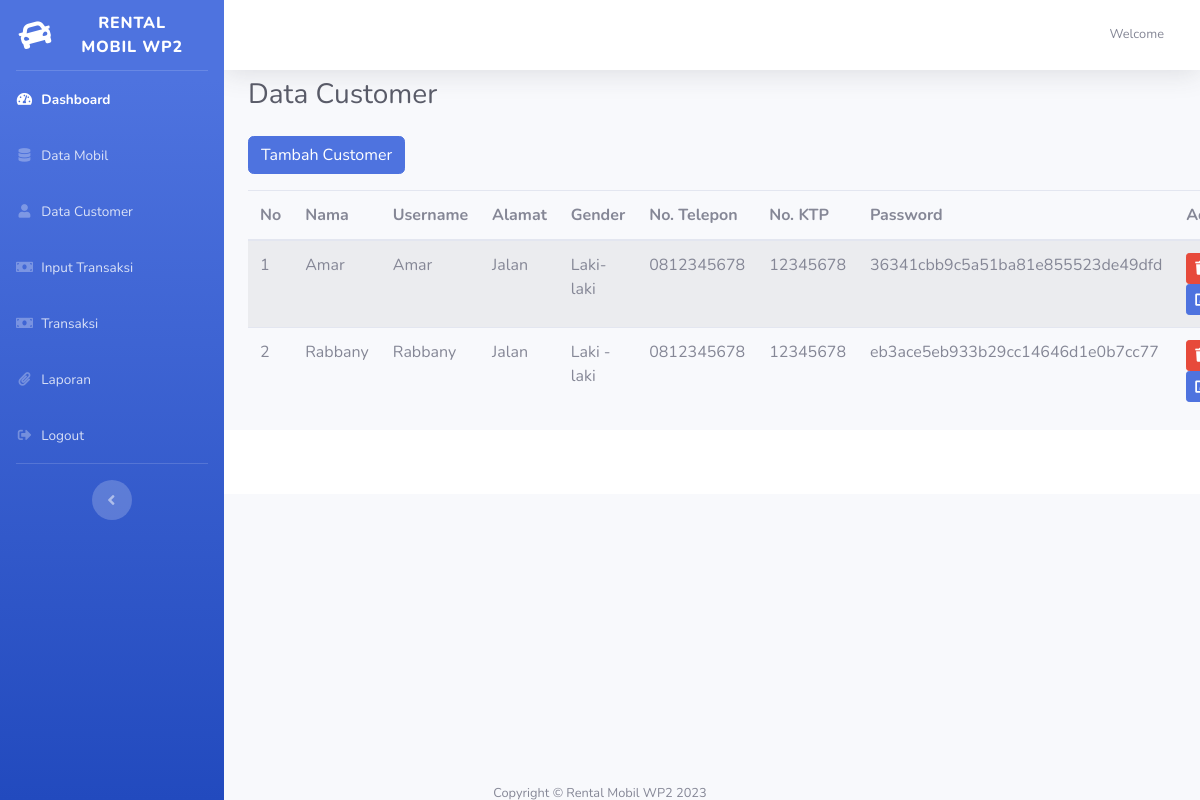
/index.php/admin/data_customer, run on the app's committed database.
### tables this page shows
CREATE TABLE `customer` (
  `id_customer` int(11) NOT NULL,
  `nama` varchar(128) NOT NULL,
  `username` varchar(128) NOT NULL,
  `alamat` varchar(128) NOT NULL,
  `gender` varchar(20) NOT NULL,
  `no_telepon` varchar(20) NOT NULL,
  `no_ktp` varchar(50) NOT NULL,
  `password` varchar(128) NOT NULL,
  `role_id` int(11) NOT NULL
);

### application/controllers/admin/data_customer.php (called while the page is built, shortened)
<?php
class Data_customer extends CI_Controller{
    public function index()
    {
        $data['customer']= $this->rental_model->get_data('customer')->result();
        $this->load->view('templates_admin/header');
        $this->load->view('templates_admin/sidebar');
        $this->load->view('templates_admin/topbar');
        $this->load->view('admin/data_customer',$data);
        $this->load->view('templates_admin/footer');
    }
}
?>

### index.php (called while the page is built, shortened)
<?php
require_once BASEPATH.'core/CodeIgniter.php';

### application/models/rental_model.php (called while the page is built, shortened)
<?php
class Rental_model extends CI_Model{
    public function get_data($table){
        return $this->db->get($table);
    }
}
?>

### application/views/admin/data_customer.php (the view, shortened to what this page needs)
<div class="container-fluid">
    <div class="d-sm-flex align-items-center justify-content-between mb-4">
        <h1 class="h3 mb-0 text-gray-800">Data Customer</h1>
    </div>
    <a href="<?= base_url('admin/data_customer/tambah_customer')?>" class="btn btn-primary mb-3">Tambah Customer </a>
    <table class="table table-hover table-striped table-borderd">
        <thead>
            <tr>
                <th>No</th>
                <th>Nama</th>
                <th>Username</th>
                <th>Alamat</th>
                <th>Gender</th>
                <th>No. Telepon</th>
                <th>No. KTP</th>
                <th>Password</th>
                <th>Action</th>
            </tr>
        </thead>
        <tbody>
            <?php
            foreach ($customer as  $cs) :?>
            <tr>
                <td><?php echo $cs->id_customer ?></td>
                <td><?php echo $cs->nama ?></td>
                <td><?php echo $cs->username ?></td>
                <td><?php echo $cs->alamat ?></td>
                <td><?php echo $cs->gender ?></td>
                <td><?php echo $cs->no_telepon ?></td>
                <td><?php echo $cs->no_ktp ?></td>
                <td><?php echo $cs->password ?></td>
                <td>
                    <a href="<?= base_url('admin/data_customer/delete_customer/').$cs->id_customer?>"
                        class="btn btn-sm btn-danger"><i class="fas fa-trash "></i></a>
                    <a href="<?= base_url('admin/data_customer/update_customer/').$cs->id_customer?>"
                        class="btn btn-sm btn-primary"><i class="fas fa-edit "></i></a>
                </td>
            </tr>
            <?php endforeach;?>
        </tbody>
    </table>
</div>

### data on the page
customer: id_customer "1", nama "Amar", username "Amar", alamat "Jalan", gender "Laki-laki", no_telepon "0812345678", no_ktp "12345678", password "36341cbb9c5a51ba81e855523de49dfd"
customer: id_customer "2", nama "Rabbany", username "Rabbany", alamat "Jalan", gender "Laki - laki", no_telepon "0812345678", no_ktp "12345678", password "eb3ace5eb933b29cc14646d1e0b7cc77"
